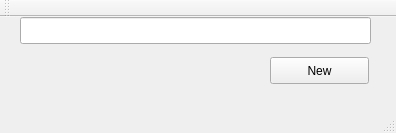
<?xml version="1.0" encoding="UTF-8"?>
<ui version="4.0">
 <class>MainWindow</class>
 <widget class="QMainWindow" name="MainWindow">
  <property name="geometry">
   <rect>
    <x>0</x>
    <y>0</y>
    <width>396</width>
    <height>133</height>
   </rect>
  </property>
  <property name="windowTitle">
   <string comment=" ">Uuid Generator</string>
  </property>
  <widget class="QWidget" name="centralWidget">
   <widget class="QPushButton" name="pushButton">
    <property name="geometry">
     <rect>
      <x>270</x>
      <y>40</y>
      <width>99</width>
      <height>27</height>
     </rect>
    </property>
    <property name="text">
     <string>New</string>
    </property>
    <property name="flat">
     <bool>false</bool>
    </property>
   </widget>
   <widget class="QLineEdit" name="lineEdit">
    <property name="geometry">
     <rect>
      <x>20</x>
      <y>0</y>
      <width>351</width>
      <height>27</height>
     </rect>
    </property>
   </widget>
  </widget>
  <widget class="QMenuBar" name="menuBar">
   <property name="geometry">
    <rect>
     <x>0</x>
     <y>0</y>
     <width>396</width>
     <height>25</height>
    </rect>
   </property>
  </widget>
  <widget class="QToolBar" name="mainToolBar">
   <attribute name="toolBarArea">
    <enum>TopToolBarArea</enum>
   </attribute>
   <attribute name="toolBarBreak">
    <bool>false</bool>
   </attribute>
  </widget>
  <widget class="QStatusBar" name="statusBar"/>
  <action name="actionQqq">
   <property name="text">
    <string>qqq</string>
   </property>
  </action>
 </widget>
 <layoutdefault spacing="6" margin="11"/>
 <resources/>
 <connections/>
</ui>
